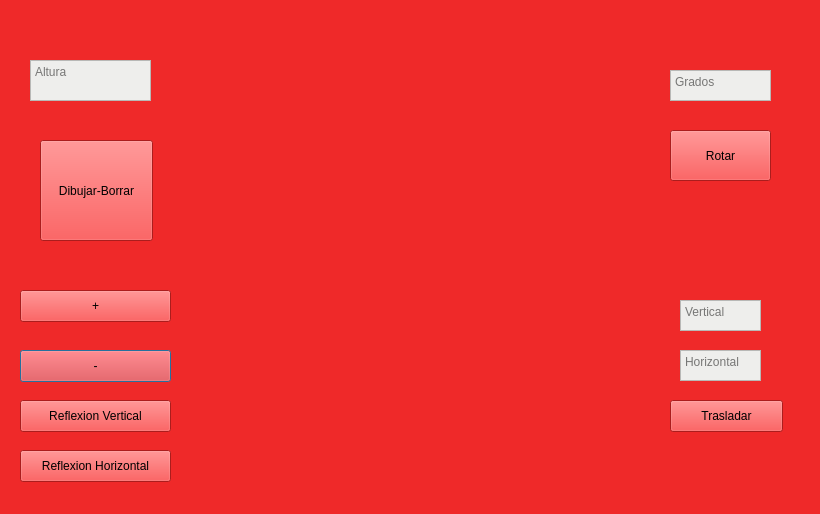
<?xml version="1.0" encoding="UTF-8"?>
<ui version="4.0">
 <class>cono</class>
 <widget class="QDialog" name="cono">
  <property name="geometry">
   <rect>
    <x>0</x>
    <y>0</y>
    <width>820</width>
    <height>514</height>
   </rect>
  </property>
  <property name="windowTitle">
   <string>Cono</string>
  </property>
  <property name="styleSheet">
   <string notr="true">background-color: rgb(239, 41, 41);</string>
  </property>
  <widget class="QPushButton" name="pushButton_5">
   <property name="geometry">
    <rect>
     <x>20</x>
     <y>350</y>
     <width>151</width>
     <height>32</height>
    </rect>
   </property>
   <property name="text">
    <string>-</string>
   </property>
  </widget>
  <widget class="QPushButton" name="pushButton">
   <property name="enabled">
    <bool>true</bool>
   </property>
   <property name="geometry">
    <rect>
     <x>40</x>
     <y>140</y>
     <width>113</width>
     <height>101</height>
    </rect>
   </property>
   <property name="styleSheet">
    <string notr="true">background-color: rgb(239, 41, 41);</string>
   </property>
   <property name="text">
    <string>Dibujar-Borrar</string>
   </property>
  </widget>
  <widget class="QPushButton" name="pushButton_4">
   <property name="geometry">
    <rect>
     <x>20</x>
     <y>290</y>
     <width>151</width>
     <height>32</height>
    </rect>
   </property>
   <property name="text">
    <string>+</string>
   </property>
  </widget>
  <widget class="QPushButton" name="pushButton_7">
   <property name="geometry">
    <rect>
     <x>20</x>
     <y>400</y>
     <width>151</width>
     <height>32</height>
    </rect>
   </property>
   <property name="text">
    <string>Reflexion Vertical</string>
   </property>
  </widget>
  <widget class="QTextEdit" name="boxXinicio">
   <property name="geometry">
    <rect>
     <x>680</x>
     <y>350</y>
     <width>81</width>
     <height>31</height>
    </rect>
   </property>
   <property name="styleSheet">
    <string notr="true">background-color: rgb(238, 238, 236);</string>
   </property>
   <property name="placeholderText">
    <string>Horizontal</string>
   </property>
  </widget>
  <widget class="QPushButton" name="pushButton_3">
   <property name="geometry">
    <rect>
     <x>670</x>
     <y>130</y>
     <width>101</width>
     <height>51</height>
    </rect>
   </property>
   <property name="text">
    <string>Rotar</string>
   </property>
  </widget>
  <widget class="QPushButton" name="pushButton_2">
   <property name="geometry">
    <rect>
     <x>670</x>
     <y>400</y>
     <width>113</width>
     <height>32</height>
    </rect>
   </property>
   <property name="text">
    <string>Trasladar</string>
   </property>
  </widget>
  <widget class="QPushButton" name="pushButton_6">
   <property name="geometry">
    <rect>
     <x>20</x>
     <y>450</y>
     <width>151</width>
     <height>32</height>
    </rect>
   </property>
   <property name="text">
    <string>Reflexion Horizontal</string>
   </property>
  </widget>
  <widget class="QTextEdit" name="boxGrados">
   <property name="geometry">
    <rect>
     <x>670</x>
     <y>70</y>
     <width>101</width>
     <height>31</height>
    </rect>
   </property>
   <property name="styleSheet">
    <string notr="true">background-color: rgb(238, 238, 236);</string>
   </property>
   <property name="placeholderText">
    <string>Grados</string>
   </property>
  </widget>
  <widget class="QTextEdit" name="boxAltura">
   <property name="geometry">
    <rect>
     <x>30</x>
     <y>60</y>
     <width>121</width>
     <height>41</height>
    </rect>
   </property>
   <property name="accessibleName">
    <string/>
   </property>
   <property name="styleSheet">
    <string notr="true">background-color: rgb(238, 238, 236);</string>
   </property>
   <property name="placeholderText">
    <string>Altura</string>
   </property>
  </widget>
  <widget class="QTextEdit" name="boxYinicio">
   <property name="geometry">
    <rect>
     <x>680</x>
     <y>300</y>
     <width>81</width>
     <height>31</height>
    </rect>
   </property>
   <property name="styleSheet">
    <string notr="true">background-color: rgb(238, 238, 236);</string>
   </property>
   <property name="placeholderText">
    <string>Vertical</string>
   </property>
  </widget>
 </widget>
 <resources/>
 <connections/>
</ui>
